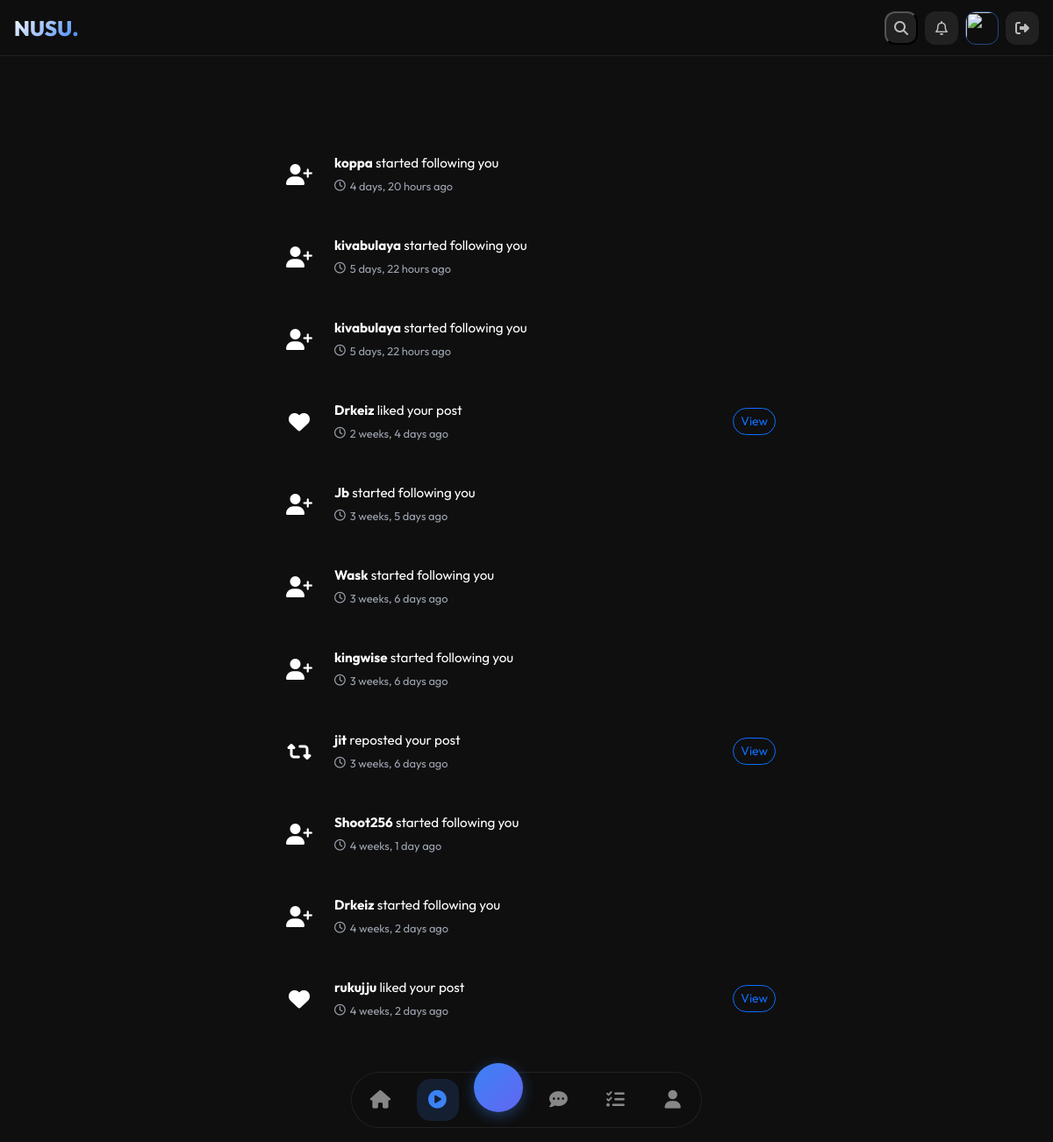
Screenshot of /social/notifications/ (signed in) with the database file from the repository.
### social/models.py (models this page shows, shortened)
class Notification(models.Model):
    NOTIFICATION_TYPES = [
        ('like', '❤️ Liked your post'),
        ('repost', '🔄 Reposted your post'),
        ('reply', '💬 Replied to your post'),
        ('follow', '👤 Followed you'),
        ('mention', '@ Mentioned you'),
        ('post', '📝 New post from someone you follow'),
        ('chat_message', '💬 New message'),  # ADD THIS
    ]
    recipient = models.ForeignKey(CustomUser, on_delete=models.CASCADE, related_name='social_notifications')
    sender = models.ForeignKey(CustomUser, on_delete=models.CASCADE, related_name='sent_notifications', null=True, blank=True)
    notification_type = models.CharField(max_length=20, choices=NOTIFICATION_TYPES)
    post = models.ForeignKey(Post, on_delete=models.CASCADE, null=True, blank=True)
    chat_id = models.IntegerField(null=True, blank=True)  # ADD THIS for chat notifications
    message = models.TextField(blank=True, null=True)  # ADD THIS for custom message
    is_read = models.BooleanField(default=False)
    created_at = models.DateTimeField(auto_now_add=True)
    class Meta:
        ordering = ['-created_at']
        indexes = [
            models.Index(fields=['recipient', '-created_at']),
            models.Index(fields=['recipient', 'is_read']),
        ]

### users/models.py (models this page shows, shortened)
class CustomUser(AbstractUser):
    is_agent = models.BooleanField(default=False)
    is_verified = models.BooleanField(default=False)
    email = models.EmailField(null=True, unique=True)
    referred_by = models.ForeignKey(
        'self',
        on_delete=models.SET_NULL,
        null=True,
        blank=True,
        related_name='referrals'
    )

### social/views.py (the view)
# urls.py: path('notifications/', views.notifications, name='notifications'),
@login_required
def notifications(request):
    notifications_list = Notification.objects.filter(
        recipient=request.user
    ).select_related('sender', 'post').order_by('-created_at')
    paginator = Paginator(notifications_list, 30)
    page = request.GET.get('page')
    notifications = paginator.get_page(page)
    return render(request, 'social/notifications.html', {'notifications': notifications})

### users/context_processors.py (called while the page is built)
def referral_info(request):
    if request.user.is_authenticated:
        return {
            'referral_code': request.user.username,
            'referrals_count': request.user.referrals.count(),
        }
    return {}

### templates/social/notifications.html (shortened to what this page needs)
{% extends 'base.html' %}
{% load static %}
{% block content %}
<div class="notifications-container">
    <div class="notifications-header">
        <h2><i class="fa-regular fa-bell me-2"></i>Notifications</h2>
    </div>
    {% if notifications %}
        {% for notification in notifications %}
        <div class="notification-item {% if not notification.is_read %}unread{% endif %}">
            <div class="notification-icon icon-{{ notification.notification_type }}">
                {% if notification.notification_type == 'like' %}
                    <i class="fas fa-heart"></i>
                {% elif notification.notification_type == 'repost' %}
                    <i class="fas fa-retweet"></i>
                {% elif notification.notification_type == 'reply' %}
                    <i class="fas fa-reply"></i>
                {% elif notification.notification_type == 'follow' %}
                    <i class="fas fa-user-plus"></i>
                {% elif notification.notification_type == 'mention' %}
                    <i class="fas fa-at"></i>
                {% elif notification.notification_type == 'post' %}
                    <i class="fas fa-pen"></i>
                {% endif %}
            </div>
            <div class="notification-content">
                <div class="notification-text">
                    {% if notification.notification_type == 'like' %}
                        <strong>{{ notification.sender.username }}</strong> liked your post
                    {% elif notification.notification_type == 'repost' %}
                        <strong>{{ notification.sender.username }}</strong> reposted your post
                    {% elif notification.notification_type == 'reply' %}
                        <strong>{{ notification.sender.username }}</strong> replied to your post
                    {% elif notification.notification_type == 'follow' %}
                        <strong>{{ notification.sender.username }}</strong> started following you
                    {% elif notification.notification_type == 'mention' %}
                        <strong>{{ notification.sender.username }}</strong> mentioned you in a post
                    {% elif notification.notification_type == 'post' %}
                        <strong>{{ notification.sender.username }}</strong> created a new post
                    {% endif %}
                </div>
                <div class="notification-time">
                    <i class="fa-regular fa-clock"></i>
                    <span>{{ notification.created_at|timesince }} ago</span>
                </div>
            </div>
            {% if notification.post %}
            <a href="{% url 'social:post_detail' notification.post.id %}" class="btn btn-sm btn-outline-primary rounded-pill">
                View
            </a>
            {% endif %}
        </div>
        {% endfor %}
    {% endif %}
</div>
{% endblock %}

### templates/base.html (style rules this page uses)
* { margin: 0; padding: 0; box-sizing: border-box; }
:root { --blue: #3b82f6; --blue-dark: #2563eb; --indigo: #6366f1; --dark: #0f0f0f; --darker: #0a0a0a; --gray: #1f1f1f; --text-dim: #9ca3af; }
body { font-family: 'Outfit', sans-serif; background: var(--dark); color: white; overflow-x: hidden; }

### templates/social/notifications.html (style rules this page uses)
.notifications-container { max-width: 600px; margin: 0 auto; padding: 20px 0; }
.notifications-header { display: flex; justify-content: space-between; align-items: center; margin-bottom: 25px; }
.notifications-header h2 { font-size: 1.8rem; font-weight: 700; background: linear-gradient(135deg, var(--text-main), var(--accent)); -webkit-background-clip: text; -webkit-text-fill-color: transparent; }
.notification-item { background: var(--card); border-radius: 20px; padding: 16px; margin-bottom: 12px; border: 1px solid var(--card-border); box-shadow: var(--shadow); transition: all 0.2s ease; display: flex; align-items: center; gap: 15px; animation: slideIn 0.3s ease; }
.notification-icon { width: 50px; height: 50px; border-radius: 15px; display: flex; align-items: center; justify-content: center; font-size: 1.5rem; flex-shrink: 0; }
.icon-like { background: var(--danger-light); color: var(--danger); }
.icon-repost { background: var(--success-light); color: var(--success); }
.icon-follow { background: var(--warning-light); color: var(--warning); }
.notification-content { flex: 1; }
.notification-text { font-size: 0.95rem; color: var(--text-main); margin-bottom: 5px; }
.notification-text strong { color: var(--accent); font-weight: 700; }
.notification-time { font-size: 0.8rem; color: var(--text-dim); display: flex; align-items: center; gap: 5px; }

### rows the page displays
Notification: notification_type "follow" (drawn), sender.username "koppa", created_at "4 days, 20 hours"
Notification: notification_type "follow" (drawn), sender.username "kivabulaya", created_at "5 days, 22 hours"
Notification: notification_type "follow" (drawn), sender.username "kivabulaya", created_at "5 days, 22 hours"
Notification: notification_type "like" (drawn), sender.username "Drkeiz", created_at "2 weeks, 4 days", shows "View"
Notification: notification_type "follow" (drawn), sender.username "Jb", created_at "3 weeks, 5 days"
Notification: notification_type "follow" (drawn), sender.username "Wask", created_at "3 weeks, 6 days"
Notification: notification_type "follow" (drawn), sender.username "kingwise", created_at "3 weeks, 6 days"
Notification: notification_type "repost" (drawn), sender.username "jit", created_at "3 weeks, 6 days", shows "View"
Notification: notification_type "follow" (drawn), sender.username "Shoot256", created_at "4 weeks, 1 day"
Notification: notification_type "follow" (drawn), sender.username "Drkeiz", created_at "4 weeks, 2 days"
Notification: notification_type "like" (drawn), sender.username "rukujju", created_at "4 weeks, 2 days", shows "View"
